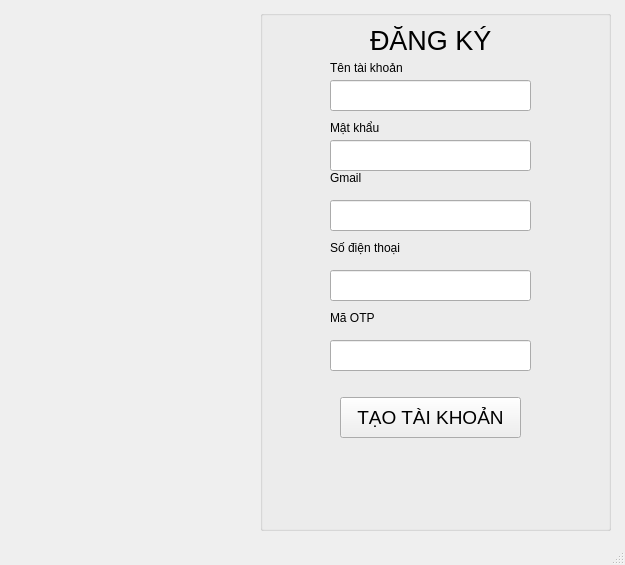
<?xml version="1.0" encoding="UTF-8"?>
<ui version="4.0">
 <class>MainWindow</class>
 <widget class="QMainWindow" name="MainWindow">
  <property name="geometry">
   <rect>
    <x>0</x>
    <y>0</y>
    <width>625</width>
    <height>565</height>
   </rect>
  </property>
  <property name="maximumSize">
   <size>
    <width>625</width>
    <height>565</height>
   </size>
  </property>
  <property name="windowTitle">
   <string>MainWindow</string>
  </property>
  <property name="styleSheet">
   <string notr="true">background-image: url(&quot;D:/quanLyKhoaHocOn/background-xanh-duong-nhat.jpg&quot;);</string>
  </property>
  <widget class="QWidget" name="centralwidget">
   <widget class="QLabel" name="label">
    <property name="geometry">
     <rect>
      <x>0</x>
      <y>10</y>
      <width>261</width>
      <height>511</height>
     </rect>
    </property>
    <property name="text">
     <string/>
    </property>
    <property name="pixmap">
     <pixmap>OIP (2).jpg</pixmap>
    </property>
    <property name="scaledContents">
     <bool>true</bool>
    </property>
   </widget>
   <widget class="QGroupBox" name="groupBox">
    <property name="geometry">
     <rect>
      <x>260</x>
      <y>10</y>
      <width>351</width>
      <height>521</height>
     </rect>
    </property>
    <property name="title">
     <string/>
    </property>
    <widget class="QLabel" name="label_2">
     <property name="geometry">
      <rect>
       <x>110</x>
       <y>10</y>
       <width>151</width>
       <height>41</height>
      </rect>
     </property>
     <property name="minimumSize">
      <size>
       <width>51</width>
       <height>0</height>
      </size>
     </property>
     <property name="font">
      <font>
       <pointsize>20</pointsize>
      </font>
     </property>
     <property name="text">
      <string>ĐĂNG KÝ</string>
     </property>
    </widget>
    <widget class="QLineEdit" name="lineEdit">
     <property name="geometry">
      <rect>
       <x>70</x>
       <y>70</y>
       <width>201</width>
       <height>31</height>
      </rect>
     </property>
    </widget>
    <widget class="QLineEdit" name="lineEdit_2">
     <property name="geometry">
      <rect>
       <x>70</x>
       <y>130</y>
       <width>201</width>
       <height>31</height>
      </rect>
     </property>
    </widget>
    <widget class="QLineEdit" name="lineEdit_3">
     <property name="geometry">
      <rect>
       <x>70</x>
       <y>190</y>
       <width>201</width>
       <height>31</height>
      </rect>
     </property>
    </widget>
    <widget class="QLineEdit" name="lineEdit_4">
     <property name="geometry">
      <rect>
       <x>70</x>
       <y>260</y>
       <width>201</width>
       <height>31</height>
      </rect>
     </property>
    </widget>
    <widget class="QLineEdit" name="lineEdit_5">
     <property name="geometry">
      <rect>
       <x>70</x>
       <y>330</y>
       <width>201</width>
       <height>31</height>
      </rect>
     </property>
    </widget>
    <widget class="QPushButton" name="pushButton">
     <property name="geometry">
      <rect>
       <x>80</x>
       <y>387</y>
       <width>181</width>
       <height>41</height>
      </rect>
     </property>
     <property name="font">
      <font>
       <pointsize>14</pointsize>
      </font>
     </property>
     <property name="text">
      <string>TẠO TÀI KHOẢN</string>
     </property>
    </widget>
    <widget class="QLabel" name="label_3">
     <property name="geometry">
      <rect>
       <x>70</x>
       <y>50</y>
       <width>81</width>
       <height>16</height>
      </rect>
     </property>
     <property name="text">
      <string>Tên tài khoản</string>
     </property>
    </widget>
    <widget class="QLabel" name="label_4">
     <property name="geometry">
      <rect>
       <x>70</x>
       <y>110</y>
       <width>55</width>
       <height>16</height>
      </rect>
     </property>
     <property name="text">
      <string>Mật khẩu</string>
     </property>
    </widget>
    <widget class="QLabel" name="label_5">
     <property name="geometry">
      <rect>
       <x>70</x>
       <y>160</y>
       <width>55</width>
       <height>16</height>
      </rect>
     </property>
     <property name="text">
      <string>Gmail</string>
     </property>
    </widget>
    <widget class="QLabel" name="label_6">
     <property name="geometry">
      <rect>
       <x>70</x>
       <y>230</y>
       <width>81</width>
       <height>16</height>
      </rect>
     </property>
     <property name="text">
      <string>Số điện thoại</string>
     </property>
    </widget>
    <widget class="QLabel" name="label_7">
     <property name="geometry">
      <rect>
       <x>70</x>
       <y>300</y>
       <width>55</width>
       <height>16</height>
      </rect>
     </property>
     <property name="text">
      <string>Mã OTP</string>
     </property>
    </widget>
   </widget>
  </widget>
  <widget class="QMenuBar" name="menubar">
   <property name="geometry">
    <rect>
     <x>0</x>
     <y>0</y>
     <width>625</width>
     <height>26</height>
    </rect>
   </property>
  </widget>
  <widget class="QStatusBar" name="statusbar"/>
 </widget>
 <resources/>
 <connections/>
</ui>
